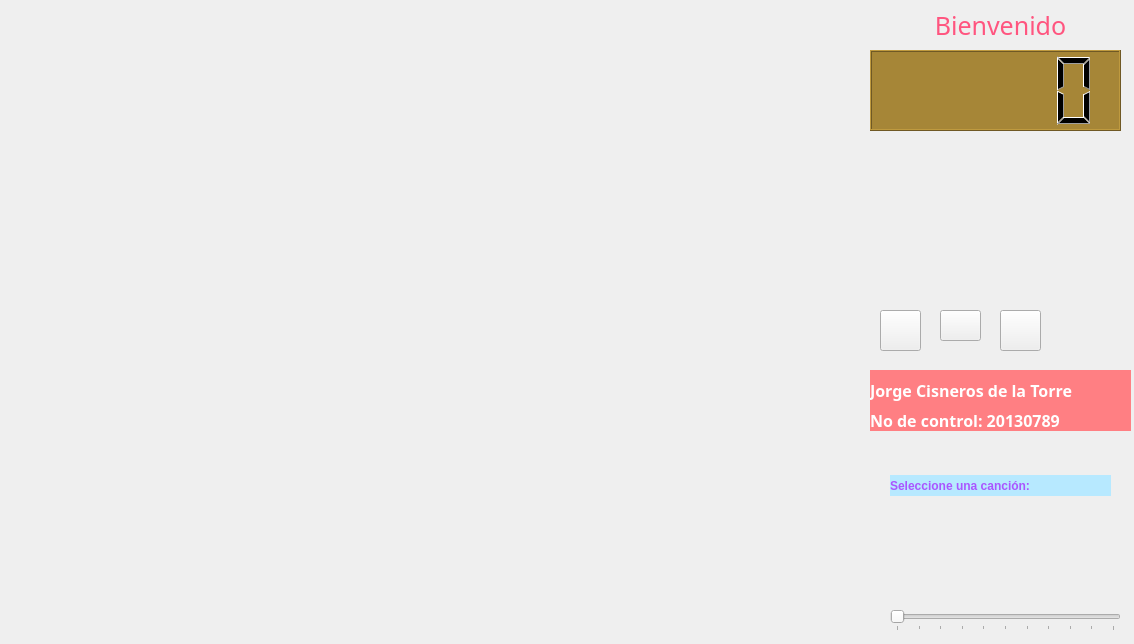
<?xml version="1.0" encoding="UTF-8"?>
<ui version="4.0">
 <class>Dialog</class>
 <widget class="QDialog" name="Dialog">
  <property name="geometry">
   <rect>
    <x>0</x>
    <y>0</y>
    <width>1134</width>
    <height>644</height>
   </rect>
  </property>
  <property name="windowTitle">
   <string>Juego con música</string>
  </property>
  <widget class="QWidget" name="widget" native="true">
   <property name="geometry">
    <rect>
     <x>-1</x>
     <y>-1</y>
     <width>861</width>
     <height>651</height>
    </rect>
   </property>
   <property name="styleSheet">
    <string notr="true">background-image: url(:/imgs/fondo.jpg);</string>
   </property>
   <widget class="QLabel" name="clabelUsuario">
    <property name="geometry">
     <rect>
      <x>10</x>
      <y>120</y>
      <width>101</width>
      <height>81</height>
     </rect>
    </property>
    <property name="font">
     <font>
      <strikeout>false</strikeout>
      <stylestrategy>PreferDefault</stylestrategy>
     </font>
    </property>
    <property name="autoFillBackground">
     <bool>false</bool>
    </property>
    <property name="frameShadow">
     <enum>QFrame::Plain</enum>
    </property>
    <property name="lineWidth">
     <number>1</number>
    </property>
    <property name="text">
     <string/>
    </property>
    <property name="pixmap">
     <pixmap resource="Resources.qrc">:/imgs/jugador.png</pixmap>
    </property>
    <property name="scaledContents">
     <bool>true</bool>
    </property>
   </widget>
   <widget class="QLabel" name="clabelProyectil">
    <property name="geometry">
     <rect>
      <x>110</x>
      <y>120</y>
      <width>81</width>
      <height>81</height>
     </rect>
    </property>
    <property name="text">
     <string/>
    </property>
    <property name="pixmap">
     <pixmap resource="Resources.qrc">:/imgs/proyectil.png</pixmap>
    </property>
    <property name="scaledContents">
     <bool>true</bool>
    </property>
   </widget>
   <widget class="QLabel" name="clabelEn1">
    <property name="geometry">
     <rect>
      <x>780</x>
      <y>0</y>
      <width>81</width>
      <height>111</height>
     </rect>
    </property>
    <property name="text">
     <string/>
    </property>
    <property name="pixmap">
     <pixmap resource="Resources.qrc">:/imgs/enemigo1.png</pixmap>
    </property>
    <property name="scaledContents">
     <bool>true</bool>
    </property>
   </widget>
   <widget class="QLabel" name="clabelEn2">
    <property name="geometry">
     <rect>
      <x>638</x>
      <y>510</y>
      <width>71</width>
      <height>131</height>
     </rect>
    </property>
    <property name="font">
     <font>
      <kerning>false</kerning>
     </font>
    </property>
    <property name="text">
     <string/>
    </property>
    <property name="pixmap">
     <pixmap resource="Resources.qrc">:/imgs/enemigo2.png</pixmap>
    </property>
    <property name="scaledContents">
     <bool>true</bool>
    </property>
   </widget>
   <widget class="QLabel" name="clabelEn3">
    <property name="geometry">
     <rect>
      <x>490</x>
      <y>0</y>
      <width>81</width>
      <height>91</height>
     </rect>
    </property>
    <property name="text">
     <string/>
    </property>
    <property name="pixmap">
     <pixmap resource="Resources.qrc">:/imgs/enemigo3.png</pixmap>
    </property>
    <property name="scaledContents">
     <bool>true</bool>
    </property>
   </widget>
   <widget class="QLabel" name="clabelAlly">
    <property name="geometry">
     <rect>
      <x>400</x>
      <y>160</y>
      <width>47</width>
      <height>131</height>
     </rect>
    </property>
    <property name="text">
     <string/>
    </property>
    <property name="pixmap">
     <pixmap resource="Resources.qrc">:/imgs/aliado.png</pixmap>
    </property>
    <property name="scaledContents">
     <bool>true</bool>
    </property>
   </widget>
  </widget>
  <widget class="QLabel" name="label">
   <property name="geometry">
    <rect>
     <x>870</x>
     <y>0</y>
     <width>261</width>
     <height>51</height>
    </rect>
   </property>
   <property name="font">
    <font>
     <family>AlphabetSoup Tilt BT</family>
     <pointsize>19</pointsize>
     <weight>50</weight>
     <bold>false</bold>
    </font>
   </property>
   <property name="mouseTracking">
    <bool>true</bool>
   </property>
   <property name="styleSheet">
    <string notr="true">color: rgb(255, 85, 127);</string>
   </property>
   <property name="text">
    <string>Bienvenido</string>
   </property>
   <property name="alignment">
    <set>Qt::AlignCenter</set>
   </property>
  </widget>
  <widget class="QPushButton" name="cButtonAbrir">
   <property name="geometry">
    <rect>
     <x>890</x>
     <y>510</y>
     <width>51</width>
     <height>41</height>
    </rect>
   </property>
   <property name="styleSheet">
    <string notr="true">background-color: rgb(255, 255, 255);</string>
   </property>
   <property name="text">
    <string/>
   </property>
   <property name="icon">
    <iconset resource="Resources.qrc">
     <normaloff>:/imgs/abrir archivo.png</normaloff>:/imgs/abrir archivo.png</iconset>
   </property>
   <property name="iconSize">
    <size>
     <width>41</width>
     <height>41</height>
    </size>
   </property>
   <property name="flat">
    <bool>true</bool>
   </property>
  </widget>
  <widget class="QPushButton" name="cButtonPlay">
   <property name="geometry">
    <rect>
     <x>980</x>
     <y>510</y>
     <width>51</width>
     <height>41</height>
    </rect>
   </property>
   <property name="styleSheet">
    <string notr="true">background-color: rgb(255, 255, 255);</string>
   </property>
   <property name="text">
    <string/>
   </property>
   <property name="icon">
    <iconset resource="Resources.qrc">
     <normaloff>:/imgs/play.png</normaloff>:/imgs/play.png</iconset>
   </property>
   <property name="iconSize">
    <size>
     <width>41</width>
     <height>41</height>
    </size>
   </property>
   <property name="flat">
    <bool>true</bool>
   </property>
  </widget>
  <widget class="QPushButton" name="cButtonStop">
   <property name="geometry">
    <rect>
     <x>890</x>
     <y>560</y>
     <width>51</width>
     <height>41</height>
    </rect>
   </property>
   <property name="styleSheet">
    <string notr="true">background-color: rgb(255, 255, 255);</string>
   </property>
   <property name="text">
    <string/>
   </property>
   <property name="icon">
    <iconset resource="Resources.qrc">
     <normaloff>:/imgs/stop.png</normaloff>:/imgs/stop.png</iconset>
   </property>
   <property name="iconSize">
    <size>
     <width>41</width>
     <height>41</height>
    </size>
   </property>
   <property name="flat">
    <bool>true</bool>
   </property>
  </widget>
  <widget class="QPushButton" name="cButtonMute">
   <property name="geometry">
    <rect>
     <x>980</x>
     <y>560</y>
     <width>51</width>
     <height>41</height>
    </rect>
   </property>
   <property name="styleSheet">
    <string notr="true">background-color: rgb(255, 255, 255);</string>
   </property>
   <property name="text">
    <string/>
   </property>
   <property name="icon">
    <iconset resource="Resources.qrc">
     <normaloff>:/imgs/mute.png</normaloff>:/imgs/mute.png</iconset>
   </property>
   <property name="iconSize">
    <size>
     <width>41</width>
     <height>26</height>
    </size>
   </property>
   <property name="flat">
    <bool>true</bool>
   </property>
  </widget>
  <widget class="QPushButton" name="cButtonPausa">
   <property name="geometry">
    <rect>
     <x>1070</x>
     <y>510</y>
     <width>51</width>
     <height>41</height>
    </rect>
   </property>
   <property name="styleSheet">
    <string notr="true">background-color: rgb(255, 255, 255);</string>
   </property>
   <property name="text">
    <string/>
   </property>
   <property name="icon">
    <iconset resource="Resources.qrc">
     <normaloff>:/imgs/pausa.png</normaloff>:/imgs/pausa.png</iconset>
   </property>
   <property name="iconSize">
    <size>
     <width>41</width>
     <height>41</height>
    </size>
   </property>
   <property name="flat">
    <bool>true</bool>
   </property>
  </widget>
  <widget class="QLabel" name="label_2">
   <property name="geometry">
    <rect>
     <x>890</x>
     <y>475</y>
     <width>221</width>
     <height>21</height>
    </rect>
   </property>
   <property name="font">
    <font>
     <pointsize>9</pointsize>
     <weight>75</weight>
     <bold>true</bold>
    </font>
   </property>
   <property name="styleSheet">
    <string notr="true">color: rgb(170, 85, 255);
background-color: rgb(183, 233, 255);</string>
   </property>
   <property name="text">
    <string>Seleccione una canción:</string>
   </property>
  </widget>
  <widget class="QPushButton" name="cButtonMute_2">
   <property name="geometry">
    <rect>
     <x>1070</x>
     <y>560</y>
     <width>51</width>
     <height>41</height>
    </rect>
   </property>
   <property name="styleSheet">
    <string notr="true">background-color: rgb(255, 255, 255);</string>
   </property>
   <property name="text">
    <string/>
   </property>
   <property name="icon">
    <iconset resource="Resources.qrc">
     <normaloff>:/imgs/unmute.png</normaloff>:/imgs/unmute.png</iconset>
   </property>
   <property name="iconSize">
    <size>
     <width>41</width>
     <height>26</height>
    </size>
   </property>
   <property name="flat">
    <bool>true</bool>
   </property>
  </widget>
  <widget class="QSlider" name="cHSliderVolumen">
   <property name="geometry">
    <rect>
     <x>890</x>
     <y>610</y>
     <width>231</width>
     <height>21</height>
    </rect>
   </property>
   <property name="styleSheet">
    <string notr="true">border-color: rgb(0, 255, 191);</string>
   </property>
   <property name="maximum">
    <number>100</number>
   </property>
   <property name="singleStep">
    <number>2</number>
   </property>
   <property name="orientation">
    <enum>Qt::Horizontal</enum>
   </property>
   <property name="tickPosition">
    <enum>QSlider::TicksBelow</enum>
   </property>
   <property name="tickInterval">
    <number>10</number>
   </property>
  </widget>
  <widget class="QPushButton" name="pushButton">
   <property name="geometry">
    <rect>
     <x>880</x>
     <y>310</y>
     <width>41</width>
     <height>41</height>
    </rect>
   </property>
   <property name="layoutDirection">
    <enum>Qt::LeftToRight</enum>
   </property>
   <property name="styleSheet">
    <string notr="true">background-image: url(:/imgs/start (1).png);</string>
   </property>
   <property name="text">
    <string/>
   </property>
  </widget>
  <widget class="QPushButton" name="cButtonDisp">
   <property name="geometry">
    <rect>
     <x>940</x>
     <y>310</y>
     <width>41</width>
     <height>31</height>
    </rect>
   </property>
   <property name="styleSheet">
    <string notr="true">background-image: url(:/imgs/proyectilbot.png);</string>
   </property>
   <property name="text">
    <string/>
   </property>
  </widget>
  <widget class="QLCDNumber" name="lcdNumber">
   <property name="geometry">
    <rect>
     <x>870</x>
     <y>50</y>
     <width>251</width>
     <height>81</height>
    </rect>
   </property>
   <property name="styleSheet">
    <string notr="true">color: rgb(0, 0, 0);
background-color: rgb(166, 134, 55);</string>
   </property>
  </widget>
  <widget class="QPushButton" name="pushButton_2">
   <property name="geometry">
    <rect>
     <x>1000</x>
     <y>310</y>
     <width>41</width>
     <height>41</height>
    </rect>
   </property>
   <property name="styleSheet">
    <string notr="true">background-image: url(:/imgs/salir (1).png);</string>
   </property>
   <property name="text">
    <string/>
   </property>
  </widget>
  <widget class="QPushButton" name="cButtonVidas">
   <property name="geometry">
    <rect>
     <x>860</x>
     <y>170</y>
     <width>281</width>
     <height>101</height>
    </rect>
   </property>
   <property name="styleSheet">
    <string notr="true">background-image: url(:/imgs/3vidas.png);</string>
   </property>
   <property name="text">
    <string/>
   </property>
   <property name="flat">
    <bool>true</bool>
   </property>
  </widget>
  <widget class="QLabel" name="label_3">
   <property name="geometry">
    <rect>
     <x>870</x>
     <y>370</y>
     <width>261</width>
     <height>41</height>
    </rect>
   </property>
   <property name="font">
    <font>
     <family>Andy</family>
     <pointsize>12</pointsize>
     <weight>75</weight>
     <bold>true</bold>
    </font>
   </property>
   <property name="styleSheet">
    <string notr="true">color: rgb(255, 255, 255);
background-color: rgb(255, 127, 131);</string>
   </property>
   <property name="text">
    <string>Jorge Cisneros de la Torre</string>
   </property>
  </widget>
  <widget class="QLabel" name="label_4">
   <property name="geometry">
    <rect>
     <x>870</x>
     <y>410</y>
     <width>261</width>
     <height>21</height>
    </rect>
   </property>
   <property name="font">
    <font>
     <family>Andy</family>
     <pointsize>12</pointsize>
     <weight>75</weight>
     <bold>true</bold>
    </font>
   </property>
   <property name="styleSheet">
    <string notr="true">background-color: rgb(255, 127, 131);
color: rgb(255, 255, 255);</string>
   </property>
   <property name="text">
    <string>No de control: 20130789</string>
   </property>
  </widget>
 </widget>
 <resources>
  <include location="Resources.qrc"/>
 </resources>
 <connections/>
</ui>
